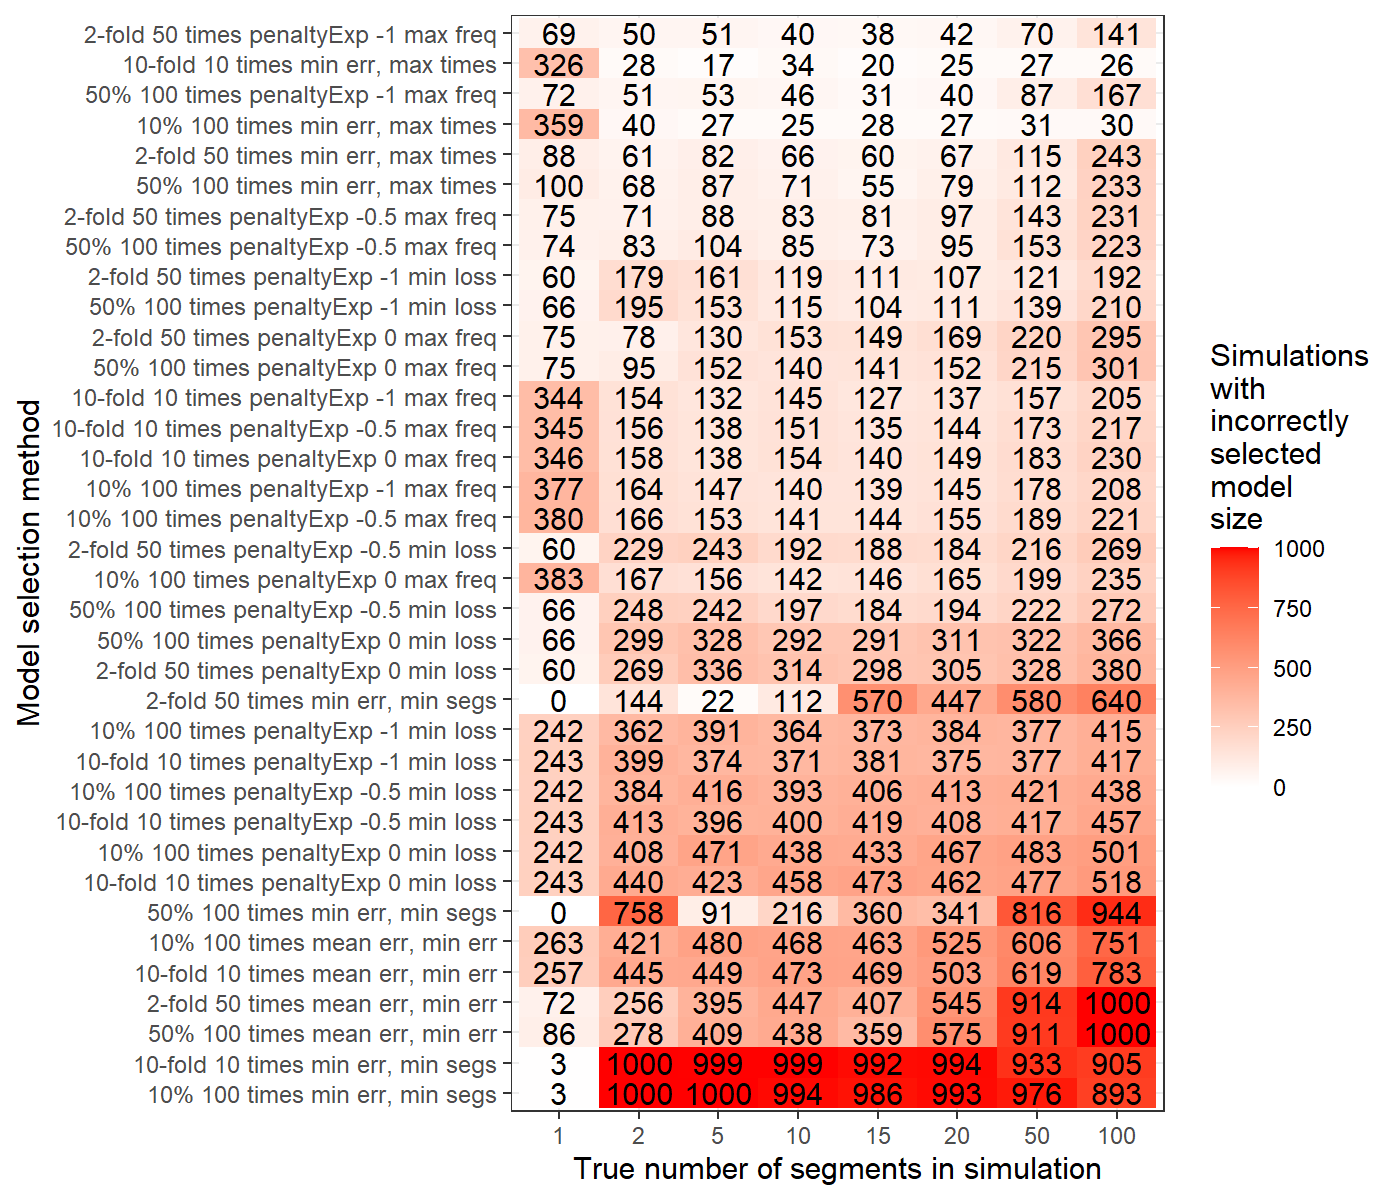

The script that saved this image:
sim.result <- data.table::fread("figure-select-segments-data.csv")
sim.err <- sim.result[, .(
  zero.one.loss=sum(selected != n.segments),
  L1.loss=sum(abs(selected-n.segments)),
  L2.loss=sum((selected-n.segments)^2)
), by=.(n.segments, method)]
method.dt <- sim.err[, .(
  total=sum(zero.one.loss)
), by=method][order(-total)]
sim.err[, Method := factor(method, method.dt$method)]

library(ggplot2)
gg <- ggplot()+
  geom_tile(aes(
    factor(n.segments), Method,
    fill=zero.one.loss),
    data=sim.err)+
  geom_text(aes(
    factor(n.segments), Method,
    label=zero.one.loss),
    data=sim.err)+
  scale_fill_gradient(
    "Simulations
with
incorrectly
selected
model
size",
low="white", high="red")+
  scale_x_discrete(
    "True number of segments in simulation")+
  scale_y_discrete(
    "Model selection method")+
  theme_bw()
png("figure-select-segments.png", width=6, height=6, units="in", res=200)
print(gg)
dev.off()
